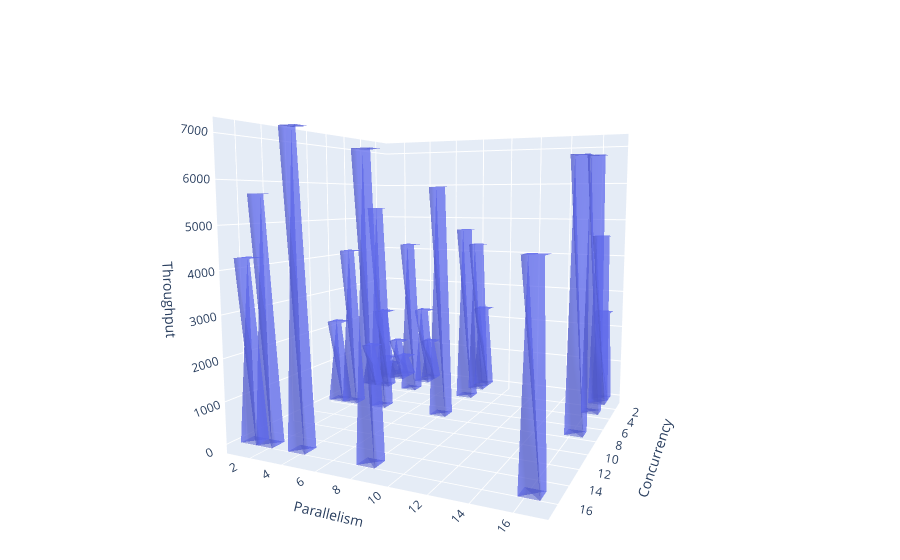

Write notebook code for a chart like this one.
### Code cell
import plotly.graph_objects as go
import pandas as pd

# Assuming 'df' is your DataFrame

x = df['concurrency']
y = df['parallelism']
z = df['throughput']

# Create empty lists to store coordinates and faces
X = []
Y = []
Z = []
I = []
J = []
K = []

for i in range(len(df)):
    x0, y0, z0 = x[i], y[i], 0
    dx, dy, dz = 1, 1, z[i]  # You can adjust dx and dy for the size of the bars
    
    # Vertices
    X.extend([x0, x0+dx, x0+dx, x0, x0, x0+dx, x0+dx, x0])
    Y.extend([y0, y0, y0+dy, y0+dy, y0, y0, y0+dy, y0+dy])
    Z.extend([z0, z0, z0, z0, z0+dz, z0+dz, z0+dz, z0+dz])
    
    # Define the vertices that compose each face of the bars
    base_idx = 8*i
    I.extend([base_idx, base_idx, base_idx+1, base_idx+1, base_idx+2, base_idx+2, base_idx+3, base_idx+3, base_idx+4, base_idx+4, base_idx+5, base_idx+5])
    J.extend([base_idx+1, base_idx+3, base_idx+2, base_idx+4, base_idx+3, base_idx+5, base_idx+4, base_idx+6, base_idx+5, base_idx+7, base_idx+6, base_idx+7])
    K.extend([base_idx+3, base_idx+2, base_idx+4, base_idx+3, base_idx+5, base_idx+4, base_idx+6, base_idx+5, base_idx+7, base_idx+6, base_idx+7, base_idx+4])

fig = go.Figure(go.Mesh3d(x=X, y=Y, z=Z, i=I, j=J, k=K, opacity=0.5))

# Update the layout
fig.update_layout(
    scene=dict(
        xaxis_title='Concurrency',
        yaxis_title='Parallelism',
        zaxis_title='Throughput'
    ),
    margin=dict(r=20, b=10, l=10, t=10)
)

fig.show()

### Figure 1 — Plotly figure (JSON) as saved in the notebook; plotly's stock layout.template omitted (floating-point values rounded to 4 significant figures; data arrays with more than 128 entries replaced by an {"elided": "..."} marker saying what was removed)
{"data": [{"i": {"elided": "300 int values"}, "j": {"elided": "300 int values"}, "k": {"elided": "300 int values"}, "opacity": 0.5, "type": "mesh3d", "x": {"elided": "200 int values"}, "y": {"elided": "200 int values"}, "z": {"elided": "200 float values"}}], "layout": {"autosize": true, "margin": {"b": 10, "l": 10, "r": 20, "t": 10}, "scene": {"aspectmode": "auto", "aspectratio": {"x": 1, "y": 1, "z": 1}, "camera": {"center": {"x": 0, "y": 0, "z": 0}, "eye": {"x": 1.957, "y": 0.8873, "z": 0.2679}, "projection": {"type": "perspective"}, "up": {"x": 0, "y": 0, "z": 1}}, "xaxis": {"title": {"text": "Concurrency"}, "type": "linear"}, "yaxis": {"title": {"text": "Parallelism"}, "type": "linear"}, "zaxis": {"title": {"text": "Throughput"}, "type": "linear"}}}}
